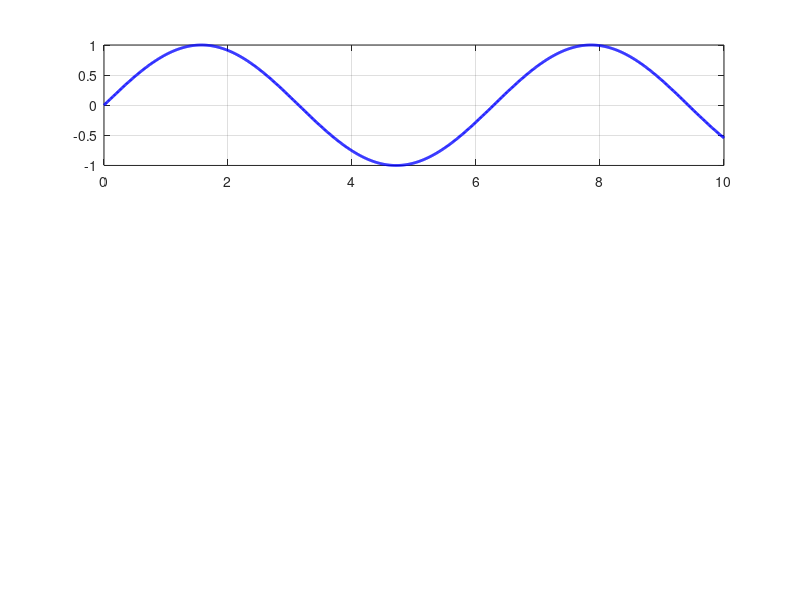

The MATLAB script that drew this image: (Note: this script raises an error after producing the figure.)

t = 0:0.01:10;  %creates a time vector from 0 to 10 in steps of 0.01


y = sin(t);                
y_leading = sin(t + pi/4);   % + pi/4 means the wave is shifted left → it starts earlier → leading
y_lagging = sin(t - pi/4);   % - pi/4 means the wave is shifted right → it starts later → lagging


subplot(3,1,1);
plot(t, y, 'b', 'LineWidth', 2); % Plots the original wave in blue.
grid on;
axis([0 n -1.5 1.5]);
xlabel('Time (seconds)');
ylabel('Amplitude');
title('Original Sine Wave'); 
  

subplot(3,1,2);
plot(t, y_leading, 'r--', 'LineWidth', 2); %Plots the leading sine wave in red dashed line.
grid on;
axis([0 n -1.5 1.5]);
xlabel('Time (seconds)');
ylabel('Amplitude');
title('Sine Wave with 45° Leading Phase Shift');


subplot(3,1,3);
plot(t, y_lagging, 'g:', 'LineWidth', 2); % Plots the lagging sine wave in green dotted line.
grid on;
axis([0 n -1.5 1.5]);
xlabel('Time (seconds)');
ylabel('Amplitude');
title('Sine Wave with 45° Lagging Phase Shift');
